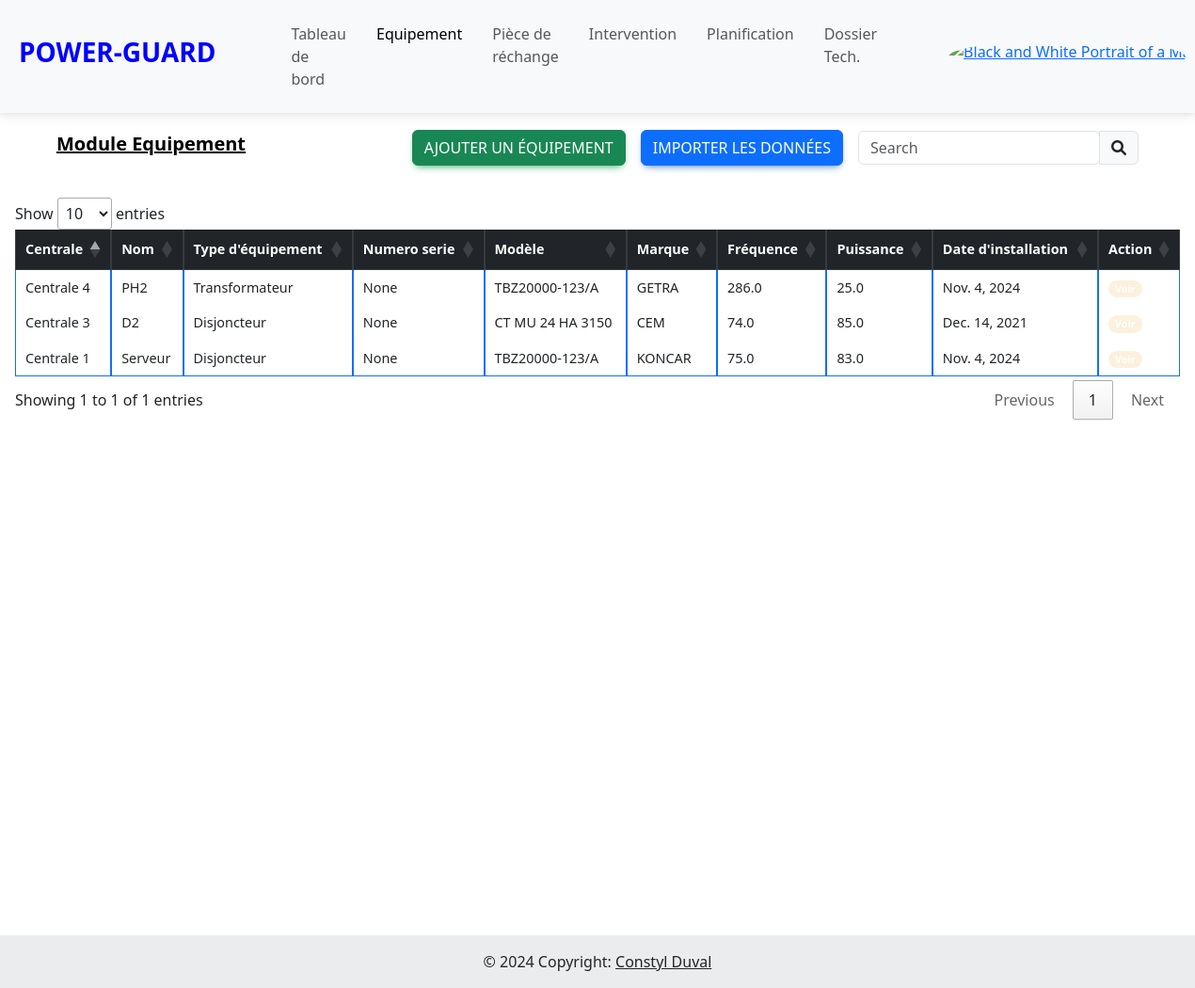
/equipement (signed in), run on an earlier commit of the app's database.
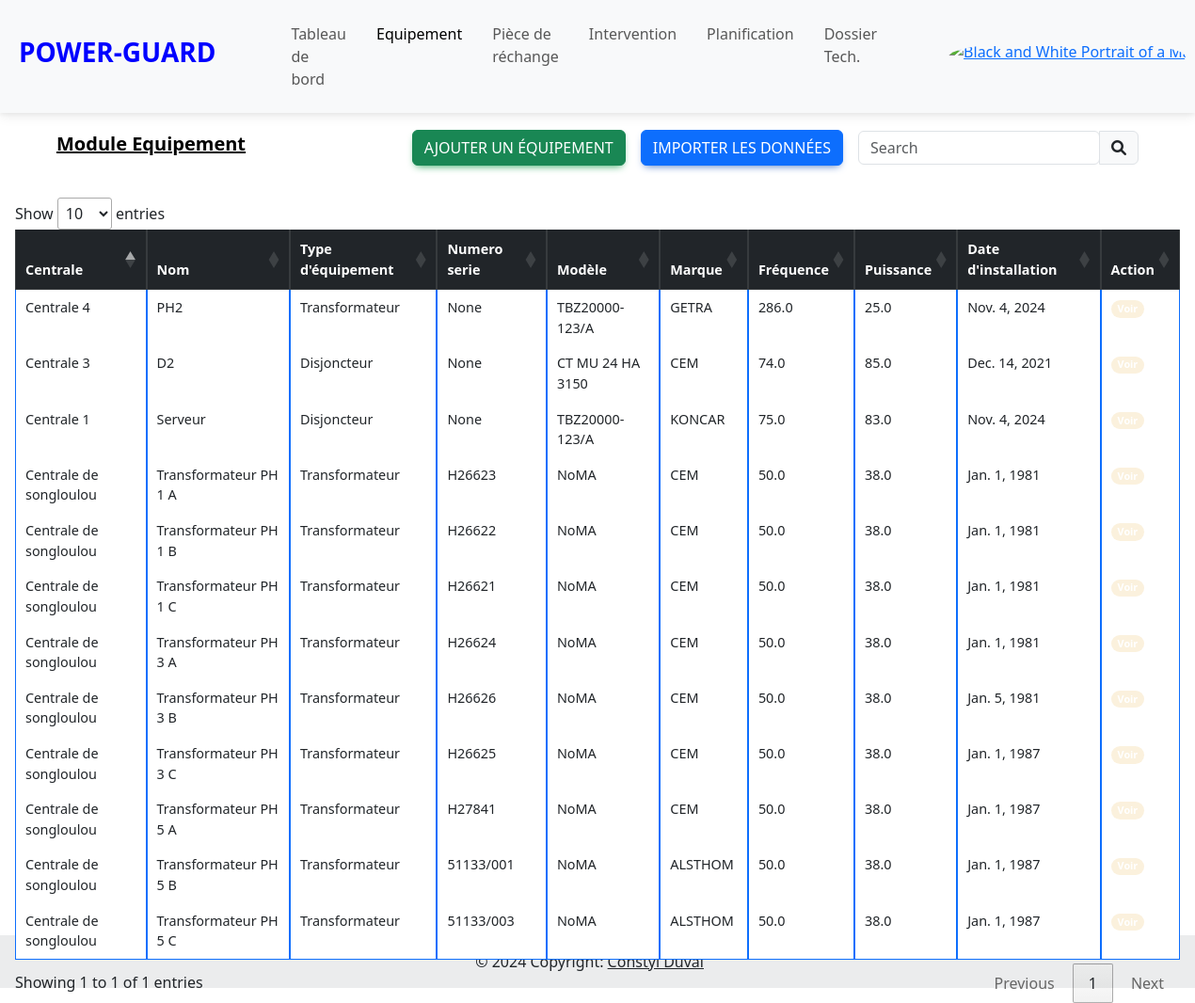
And on a later commit of the database.
### eneo_pages/models.py (models this page shows, shortened)
class Equipement(models.Model):
    TYPE_EQUIPE = [
        ("Disjoncteur", "Disjoncteur",),
        ("Transformateur", "Transformateur"),
    ]
    centrale = models.ForeignKey(Centrale, on_delete=models.CASCADE)
    nom = models.CharField(max_length=100)
    type_equipement = models.CharField(max_length=100, choices=TYPE_EQUIPE)
    numero_serie=models.CharField(max_length=100, blank=True, null=True)
    modèle = models.CharField(max_length=100)
    marque = models.CharField(max_length=100)
    puissance = models.FloatField()
    fréquence = models.FloatField()
    date_installation = models.DateField()
    fonction = models.CharField(max_length=100, blank=True, null=True)
    emplacement_couplage = models.CharField(max_length=100, blank=True, null=True)
    regleur_en_chargeur = models.CharField(max_length=100, blank=True, null=True)
    mode_de_fonctionnement = models.CharField(max_length=100, blank=True, null=True)
    technique_de_coupure = models.CharField(max_length=100, blank=True, null=True)
    pouvoir_de_coupure = models.CharField(max_length=100, blank=True, null=True)
    pression_gaz_nombre_de_pôle  = models.CharField(max_length=100, blank=True, null=True)
    courant_nominal_en_service_continu = models.CharField(max_length=100, blank=True, null=True)
    numero_service = models.CharField(max_length=100, blank=True, null=True)
    tension_assigne = models.CharField(max_length=100, blank=True, null=True)
    pouvoir_de_coupure_nominal_court_circuit = models.CharField(max_length=100, blank=True, null=True)
    pouvoir_de_fermeture_nominal_court_circuit  = models.CharField(max_length=100, blank=True, null=True)
    date_création=models.DateTimeField(auto_now_add=True)
    date_modification=models.DateTimeField(auto_now=True)

class Centrale(models.Model):
    nom=models.CharField(max_length=100)
    localisation = models.CharField(max_length=100)
    état = models.CharField(max_length=100)
    date_création=models.DateTimeField(auto_now_add=True)
    date_modification=models.DateTimeField(auto_now=True)
    def __str__(self):
        return self.nom

### eneo_pages/views.py (the view)
# urls.py: path("equipement", views.equipement, name="equipement"),
@login_required
def equipement(request):
    context = {}
    q = request.GET.get("q")
    User = get_user_model()
    user = request.user
    if user.section == 'DISJONCTEUR':
        base_queryset = Equipement.objects.filter(type_equipement='Disjoncteur')
    elif user.section == 'TRANSFORMATEUR':
        base_queryset = Equipement.objects.filter(type_equipement='Transformateur')
    else:
        base_queryset = Equipement.objects.all()
    if q:
        s = EquipementDocument.search().query(
            ESQ("multi_match",
                query=q,
                fields=['nom', 'type_equipement', 'numero_serie', 'modèle', 'marque']
            )
        )
        es_results = s.to_queryset()
        db_results = base_queryset.filter(
            Q(nom__icontains=q) |
            Q(type_equipement__icontains=q) |
            Q(numero_serie__icontains=q) |
            Q(modèle__icontains=q) |
            Q(marque__icontains=q)
        )
        liste_equipement = (es_results & base_queryset) | db_results
    else:
        liste_equipement = base_queryset
    context["liste_equipement"] = liste_equipement.distinct()
    return render(request, "pages/equipement/equipement.html", context)

### eneo_pages/context_processor.py (called while the page is built)
def piece_rechange(request):
    return{'piece_rechange': Session(request)}

### eneo_pages/templates/pages/equipement/equipement.html (shortened to what this page needs)
{% extends "../../base/base.html" %}
{% load static %}
{% block body %}
    {% url 'ajouter_equipement' as ajouter_equipement_url %}
    {% url 'equipement_import' as equipement_import_url %}
    {% include "../../base/navbar2.html" with title='<a href="#" style="color: black;">Module Equipement</a>' button2='<a href="'|add:ajouter_equipement_url|add:'" type="button" class="btn btn-success me-3">Ajouter un équipement</a>' button='<a href="#" type="button" class="btn btn-primary me-3" data-mdb-ripple-init data-mdb-modal-init data-mdb-target="#exampleModal" >Importer les données</a>' %}
    <div class="p-3 vh-100">
        <table class="table table-hover table-bordered border-primary table-responsive" id="myTable">
            <thead class="table-dark">
              <tr>
                <th scope="col">Centrale</th>
                <th scope="col">Nom</th>
                <th scope="col">Type d'équipement</th>
                <th scope="col">Numero serie</th>
                <th scope="col">Modèle</th>
                <th scope="col">Marque</th>
                <th scope="col">Fréquence</th>
                <th scope="col">Puissance</th>
                <th scope="col">Date d'installation</th>
                <th scope="col">Action</th>
              </tr>
            </thead>
            {% if liste_equipement %}
              {% for equipement in liste_equipement %}
                <tbody>
                    <tr>
                      <a href="#">
                        <th>{{equipement.centrale}}</th>
                        <td>{{equipement.nom}}</td>
                        <td>{{equipement.type_equipement}}</td>
                        <td>{{equipement.numero_serie}}</td>
                        <td>{{equipement.modèle}}</td>
                        <td>{{equipement.marque}}</td>
                        <td>{{equipement.fréquence}}</td>
                        <td>{{equipement.puissance}}</td>
                        <td>{{equipement.date_installation}}</td>
                        <td><a href="{% url 'detail_equipement' equipement.id %}"><span class="badge rounded-pill badge-warning fs-7">Voir</span></a></td>
                      </a>
                    </tr>
                </tbody>
              {% endfor %}
              {% else %}
                <tr class="text-center">
                  <img src="{% static 'img/empty.gif' %}" alt="" style="height: 200px; width: 200px;" srcset="">
                  <p colspan="9">Aucune pièce de rechange.</p>
                </tr>
            {% endif %}
        </table>
    </div>
{% endblock %}

What changed in the data, as far as the page shows it:
added Equipement: centrale "Centrale de songloulou", nom "Transformateur PH 1 A", type_equipement "Transformateur", numero_serie "H26623", modèle "NoMA", marque "CEM", fréquence "50.0", puissance "38.0", date_installation "Jan. 1, 1981"
added Equipement: centrale "Centrale de songloulou", nom "Transformateur PH 1 B", type_equipement "Transformateur", numero_serie "H26622", modèle "NoMA", marque "CEM", fréquence "50.0", puissance "38.0", date_installation "Jan. 1, 1981"
added Equipement: centrale "Centrale de songloulou", nom "Transformateur PH 1 C", type_equipement "Transformateur", numero_serie "H26621", modèle "NoMA", marque "CEM", fréquence "50.0", puissance "38.0", date_installation "Jan. 1, 1981"
added Equipement: centrale "Centrale de songloulou", nom "Transformateur PH 3 A", type_equipement "Transformateur", numero_serie "H26624", modèle "NoMA", marque "CEM", fréquence "50.0", puissance "38.0", date_installation "Jan. 1, 1981"
added Equipement: centrale "Centrale de songloulou", nom "Transformateur PH 3 B", type_equipement "Transformateur", numero_serie "H26626", modèle "NoMA", marque "CEM", fréquence "50.0", puissance "38.0", date_installation "Jan. 5, 1981"
added Equipement: centrale "Centrale de songloulou", nom "Transformateur PH 3 C", type_equipement "Transformateur", numero_serie "H26625", modèle "NoMA", marque "CEM", fréquence "50.0", puissance "38.0", date_installation "Jan. 1, 1987"
added Equipement: centrale "Centrale de songloulou", nom "Transformateur PH 5 A", type_equipement "Transformateur", numero_serie "H27841", modèle "NoMA", marque "CEM", fréquence "50.0", puissance "38.0", date_installation "Jan. 1, 1987"
added Equipement: centrale "Centrale de songloulou", nom "Transformateur PH 5 B", type_equipement "Transformateur", numero_serie "51133/001", modèle "NoMA", marque "ALSTHOM", fréquence "50.0", puissance "38.0", date_installation "Jan. 1, 1987"
added Equipement: centrale "Centrale de songloulou", nom "Transformateur PH 5 C", type_equipement "Transformateur", numero_serie "51133/003", modèle "NoMA", marque "ALSTHOM", fréquence "50.0", puissance "38.0", date_installation "Jan. 1, 1987"
